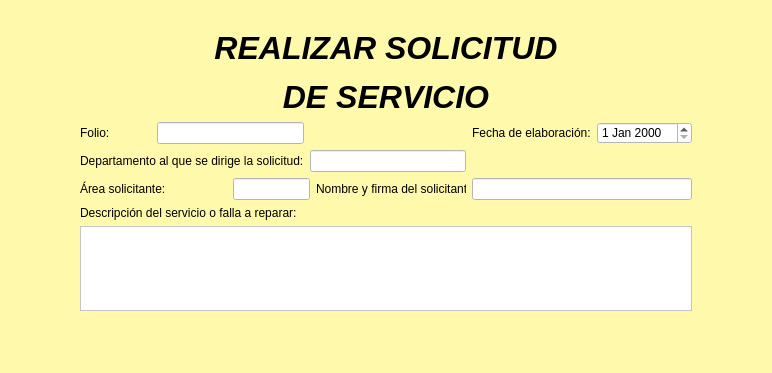
<?xml version="1.0" encoding="UTF-8"?>
<ui version="4.0">
 <class>Form_SolicituDeServicios</class>
 <widget class="QMainWindow" name="Form_SolicituDeServicios">
  <property name="geometry">
   <rect>
    <x>0</x>
    <y>0</y>
    <width>772</width>
    <height>373</height>
   </rect>
  </property>
  <property name="windowTitle">
   <string>MainWindow</string>
  </property>
  <property name="styleSheet">
   <string notr="true">background-color: rgb(255, 249, 171);</string>
  </property>
  <widget class="QWidget" name="centralwidget">
   <widget class="QWidget" name="">
    <property name="geometry">
     <rect>
      <x>80</x>
      <y>30</y>
      <width>612</width>
      <height>281</height>
     </rect>
    </property>
    <layout class="QGridLayout" name="gridLayout">
     <item row="0" column="0" colspan="7">
      <widget class="QLabel" name="label_4">
       <property name="whatsThis">
        <string>&lt;html&gt;&lt;head/&gt;&lt;body&gt;&lt;p align=&quot;center&quot;&gt;&lt;br/&gt;&lt;/p&gt;&lt;/body&gt;&lt;/html&gt;</string>
       </property>
       <property name="text">
        <string>&lt;html&gt;&lt;head/&gt;&lt;body&gt;&lt;p align=&quot;center&quot;&gt;&lt;span style=&quot; font-size:24pt; font-weight:600; font-style:italic;&quot;&gt;REALIZAR SOLICITUD&lt;/span&gt;&lt;/p&gt;&lt;p align=&quot;center&quot;&gt;&lt;span style=&quot; font-size:24pt; font-weight:600; font-style:italic;&quot;&gt;DE SERVICIO&lt;/span&gt;&lt;/p&gt;&lt;/body&gt;&lt;/html&gt;</string>
       </property>
      </widget>
     </item>
     <item row="1" column="0">
      <widget class="QLabel" name="label_20">
       <property name="text">
        <string>Folio:</string>
       </property>
      </widget>
     </item>
     <item row="1" column="1" colspan="2">
      <widget class="QLineEdit" name="lineEdit_12">
       <property name="styleSheet">
        <string notr="true">background-color: rgb(255, 255, 255);</string>
       </property>
      </widget>
     </item>
     <item row="1" column="5">
      <widget class="QLabel" name="label_24">
       <property name="text">
        <string>Fecha de elaboración:</string>
       </property>
      </widget>
     </item>
     <item row="1" column="6">
      <widget class="QDateEdit" name="dateEdit_7">
       <property name="styleSheet">
        <string notr="true">background-color: rgb(255, 255, 255);</string>
       </property>
      </widget>
     </item>
     <item row="2" column="0" colspan="3">
      <widget class="QLabel" name="label_21">
       <property name="text">
        <string>Departamento al que se dirige la solicitud:</string>
       </property>
      </widget>
     </item>
     <item row="2" column="3" colspan="2">
      <widget class="QLineEdit" name="lineEdit_13">
       <property name="styleSheet">
        <string notr="true">background-color: rgb(255, 255, 255);
</string>
       </property>
      </widget>
     </item>
     <item row="3" column="0" colspan="2">
      <widget class="QLabel" name="label_22">
       <property name="text">
        <string>Área solicitante:</string>
       </property>
      </widget>
     </item>
     <item row="3" column="2" colspan="2">
      <widget class="QLineEdit" name="lineEdit_14">
       <property name="styleSheet">
        <string notr="true">background-color: rgb(255, 255, 255);</string>
       </property>
      </widget>
     </item>
     <item row="3" column="4">
      <widget class="QLabel" name="label_23">
       <property name="text">
        <string>Nombre y firma del solicitante:</string>
       </property>
      </widget>
     </item>
     <item row="3" column="5" colspan="2">
      <widget class="QLineEdit" name="lineEdit_15">
       <property name="styleSheet">
        <string notr="true">background-color: rgb(255, 255, 255);</string>
       </property>
      </widget>
     </item>
     <item row="4" column="0" colspan="3">
      <widget class="QLabel" name="label_25">
       <property name="text">
        <string>Descripción del servicio o falla a reparar:</string>
       </property>
      </widget>
     </item>
     <item row="5" column="0" colspan="7">
      <widget class="QTextEdit" name="textEdit_2">
       <property name="styleSheet">
        <string notr="true">background-color: rgb(255, 255, 255);</string>
       </property>
      </widget>
     </item>
    </layout>
   </widget>
  </widget>
  <widget class="QStatusBar" name="statusbar"/>
 </widget>
 <resources/>
 <connections/>
</ui>
